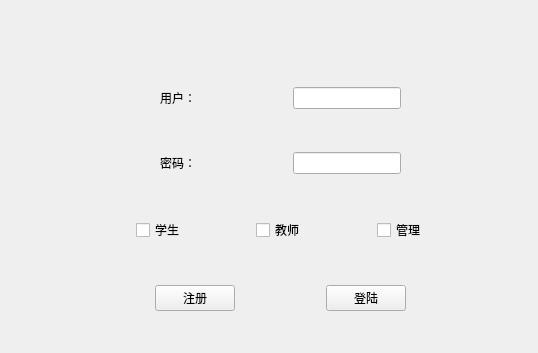
<?xml version="1.0" encoding="UTF-8"?>
<ui version="4.0">
 <class>Widget</class>
 <widget class="QWidget" name="Widget">
  <property name="geometry">
   <rect>
    <x>0</x>
    <y>0</y>
    <width>538</width>
    <height>353</height>
   </rect>
  </property>
  <property name="windowTitle">
   <string>Widget</string>
  </property>
  <widget class="QWidget" name="layoutWidget">
   <property name="geometry">
    <rect>
     <x>70</x>
     <y>50</y>
     <width>421</width>
     <height>261</height>
    </rect>
   </property>
   <layout class="QVBoxLayout" name="_2">
    <property name="sizeConstraint">
     <enum>QLayout::SetDefaultConstraint</enum>
    </property>
    <item>
     <spacer name="verticalSpacer">
      <property name="orientation">
       <enum>Qt::Vertical</enum>
      </property>
      <property name="sizeHint" stdset="0">
       <size>
        <width>20</width>
        <height>40</height>
       </size>
      </property>
     </spacer>
    </item>
    <item>
     <layout class="QHBoxLayout" name="horizontalLayout">
      <item>
       <spacer name="horizontalSpacer_3">
        <property name="orientation">
         <enum>Qt::Horizontal</enum>
        </property>
        <property name="sizeHint" stdset="0">
         <size>
          <width>40</width>
          <height>20</height>
         </size>
        </property>
       </spacer>
      </item>
      <item>
       <widget class="QLabel" name="label">
        <property name="text">
         <string>用户：</string>
        </property>
       </widget>
      </item>
      <item>
       <spacer name="horizontalSpacer">
        <property name="orientation">
         <enum>Qt::Horizontal</enum>
        </property>
        <property name="sizeHint" stdset="0">
         <size>
          <width>40</width>
          <height>20</height>
         </size>
        </property>
       </spacer>
      </item>
      <item>
       <widget class="QLineEdit" name="lineEdit"/>
      </item>
      <item>
       <spacer name="horizontalSpacer_4">
        <property name="orientation">
         <enum>Qt::Horizontal</enum>
        </property>
        <property name="sizeHint" stdset="0">
         <size>
          <width>40</width>
          <height>20</height>
         </size>
        </property>
       </spacer>
      </item>
     </layout>
    </item>
    <item>
     <spacer name="verticalSpacer_2">
      <property name="orientation">
       <enum>Qt::Vertical</enum>
      </property>
      <property name="sizeHint" stdset="0">
       <size>
        <width>20</width>
        <height>40</height>
       </size>
      </property>
     </spacer>
    </item>
    <item>
     <layout class="QHBoxLayout" name="horizontalLayout_2">
      <item>
       <spacer name="horizontalSpacer_2">
        <property name="orientation">
         <enum>Qt::Horizontal</enum>
        </property>
        <property name="sizeHint" stdset="0">
         <size>
          <width>40</width>
          <height>20</height>
         </size>
        </property>
       </spacer>
      </item>
      <item>
       <widget class="QLabel" name="label_2">
        <property name="text">
         <string>密码：</string>
        </property>
       </widget>
      </item>
      <item>
       <spacer name="horizontalSpacer_5">
        <property name="orientation">
         <enum>Qt::Horizontal</enum>
        </property>
        <property name="sizeHint" stdset="0">
         <size>
          <width>40</width>
          <height>20</height>
         </size>
        </property>
       </spacer>
      </item>
      <item>
       <widget class="QLineEdit" name="lineEdit_2"/>
      </item>
      <item>
       <spacer name="horizontalSpacer_6">
        <property name="orientation">
         <enum>Qt::Horizontal</enum>
        </property>
        <property name="sizeHint" stdset="0">
         <size>
          <width>40</width>
          <height>20</height>
         </size>
        </property>
       </spacer>
      </item>
     </layout>
    </item>
    <item>
     <spacer name="verticalSpacer_3">
      <property name="orientation">
       <enum>Qt::Vertical</enum>
      </property>
      <property name="sizeHint" stdset="0">
       <size>
        <width>20</width>
        <height>40</height>
       </size>
      </property>
     </spacer>
    </item>
    <item>
     <layout class="QHBoxLayout" name="horizontalLayout_3">
      <item>
       <spacer name="horizontalSpacer_7">
        <property name="orientation">
         <enum>Qt::Horizontal</enum>
        </property>
        <property name="sizeHint" stdset="0">
         <size>
          <width>40</width>
          <height>20</height>
         </size>
        </property>
       </spacer>
      </item>
      <item>
       <widget class="QCheckBox" name="checkBox">
        <property name="text">
         <string>学生</string>
        </property>
       </widget>
      </item>
      <item>
       <spacer name="horizontalSpacer_8">
        <property name="orientation">
         <enum>Qt::Horizontal</enum>
        </property>
        <property name="sizeHint" stdset="0">
         <size>
          <width>40</width>
          <height>20</height>
         </size>
        </property>
       </spacer>
      </item>
      <item>
       <widget class="QCheckBox" name="checkBox_2">
        <property name="text">
         <string>教师</string>
        </property>
       </widget>
      </item>
      <item>
       <spacer name="horizontalSpacer_9">
        <property name="orientation">
         <enum>Qt::Horizontal</enum>
        </property>
        <property name="sizeHint" stdset="0">
         <size>
          <width>40</width>
          <height>20</height>
         </size>
        </property>
       </spacer>
      </item>
      <item>
       <widget class="QCheckBox" name="checkBox_3">
        <property name="text">
         <string>管理</string>
        </property>
       </widget>
      </item>
      <item>
       <spacer name="horizontalSpacer_10">
        <property name="orientation">
         <enum>Qt::Horizontal</enum>
        </property>
        <property name="sizeHint" stdset="0">
         <size>
          <width>40</width>
          <height>20</height>
         </size>
        </property>
       </spacer>
      </item>
     </layout>
    </item>
    <item>
     <spacer name="verticalSpacer_4">
      <property name="orientation">
       <enum>Qt::Vertical</enum>
      </property>
      <property name="sizeHint" stdset="0">
       <size>
        <width>20</width>
        <height>40</height>
       </size>
      </property>
     </spacer>
    </item>
    <item>
     <layout class="QHBoxLayout" name="horizontalLayout_4">
      <item>
       <spacer name="horizontalSpacer_11">
        <property name="orientation">
         <enum>Qt::Horizontal</enum>
        </property>
        <property name="sizeHint" stdset="0">
         <size>
          <width>40</width>
          <height>20</height>
         </size>
        </property>
       </spacer>
      </item>
      <item>
       <widget class="QPushButton" name="pushButton_2">
        <property name="text">
         <string>注册</string>
        </property>
       </widget>
      </item>
      <item>
       <spacer name="horizontalSpacer_12">
        <property name="orientation">
         <enum>Qt::Horizontal</enum>
        </property>
        <property name="sizeHint" stdset="0">
         <size>
          <width>40</width>
          <height>20</height>
         </size>
        </property>
       </spacer>
      </item>
      <item>
       <widget class="QPushButton" name="pushButton">
        <property name="text">
         <string>登陆</string>
        </property>
       </widget>
      </item>
      <item>
       <spacer name="horizontalSpacer_13">
        <property name="orientation">
         <enum>Qt::Horizontal</enum>
        </property>
        <property name="sizeHint" stdset="0">
         <size>
          <width>40</width>
          <height>20</height>
         </size>
        </property>
       </spacer>
      </item>
     </layout>
    </item>
   </layout>
  </widget>
 </widget>
 <resources/>
 <connections/>
</ui>
